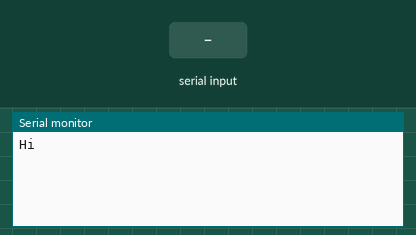
Simulated run of this program. Board: ATmega2560, built with avr-gcc and emulated at 16 MHz. Shown: the last lines printed to the serial monitor. The inputs (shaded band) are chosen by the test bench.

Above: at 1.2 s.
1.3 s: "k\n" received over Serial
At 2.1 s:
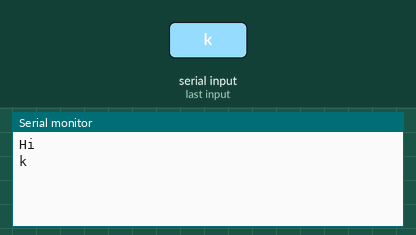
2.8 s: "1\n" received over Serial
At 3.2 s:
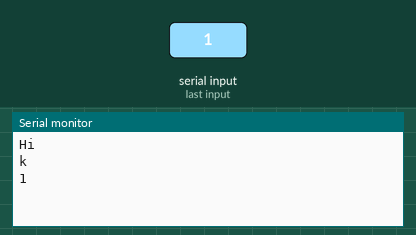

The program:

main.c
```c
/*
 * PlanteUSART.c
 *
 * Created: 06-11-2023 12:59:32
 * Author : thoma
 */

#include <avr/io.h>
#include <avr/interrupt.h>
#include <string.h>


#define F_CPU 16000000UL
#define BAUD 38400
#define UBBR_VALUE ((F_CPU / (16UL * BAUD)) - 1)


void USART_TransmitChar(uint8_t data) {
	// Wait for empty transmit buffer
	while (!(UCSR0A & (1 << UDRE0)));

	// Put data into buffer, sends the data
	UDR0 = data;
}
void USART_TransmitString(const char* str) {
	for (uint8_t i = 0; str[i] != '\0'; i++) {
		USART_TransmitChar(str[i]);
	}
}

void USART_Init(uint16_t ubrr) {
	// Set baud rate
	UBRR0H = (uint8_t)(ubrr >> 8);
	UBRR0L = (uint8_t)ubrr;

	// Enable receiver and transmitter
	UCSR0B = (1 << RXEN0) | (1 << TXEN0);

	// Set frame format: 8 data bits, 1 stop bit, no parity
	UCSR0C = (3 << UCSZ00);

	// Enable USART Receive Complete (USART_RXC) interrupt
	UCSR0B |= (1 << RXCIE0);
	USART_TransmitChar('H');
	USART_TransmitChar('i');
	USART_TransmitChar('\n');
}

ISR(USART0_RX_vect) {
	unsigned char receivedData = UDR0;

	USART_TransmitChar(receivedData); // Echo received character
	if(receivedData == 'k'){
		;//Send data fra sensor...Sikkert en funktion
	}


}

int main(void) {
	USART_Init(UBBR_VALUE);
	sei(); // Enable global interrupts

	while (1) {
	}

	return 0;
}
```

Measured:
- after the input at 1.3 s, the serial monitor: prints a new line at once (image 1)
- after the input at 2.8 s, the serial monitor: prints a new line at once (image 2)
